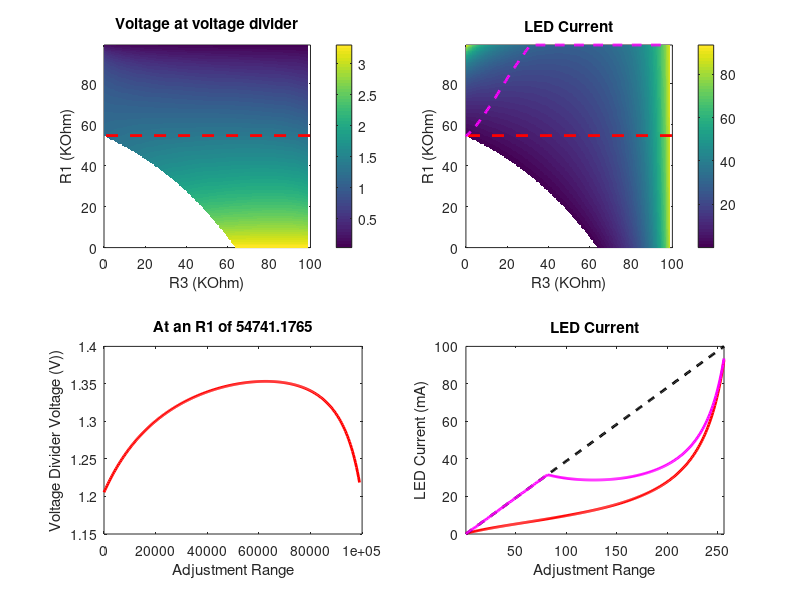

Write MATLAB code to recreate this figure.
V1 = 3.3;
V2 = 1.21;
R5 = 10000;

%%
resVals1 = linspace(0,99000,256);
resVals2 = linspace(0,99000,256);
resValsDirect = linspace(10285,1000000,256);
idx = 142;

refCurrentVals = linspace(0,100,256);%850*1.21*1000./(resValsDirect(end:-1:1));
V = [];
C = [];

for count1 = 1:length(resVals1)
    for count2 = 1:length(resVals2)
        
R1 = resVals1(count1);
R3 = resVals2(count2);

R2 = 100000-R1;
R4 = 100000-R3;

%
x = [R1+R2 -R2 0 R1 ;
 -R1 R2+R3+R4 R4 R3;
 0 -R4 R4+R5 R5;
 R1 R3 R5 R1+R3+R5];
y = [V1; 0; -V2; V1-V2];
%
z = linsolve(x,y);
I(1) = z(1)+z(4);
I(2) = z(1)-z(2);
I(3) = z(2)+z(4);
I(4) = z(2)-z(3);
I(5) = z(3)+z(4);
% ['Voltage at divider: ' num2str(R2*I(2)) ' | Current through LED: ' num2str(I(5)*1000*850*-1)]
V(count1,count2) = R2*I(2);
C(count1,count2) = I(5)*1000*850*-1;
    end
end

idx2 = [];
fitCurr = [];
for count = 1:length(resVals1)
    [~, idx2(count)] = min(abs(C(:,count)-refCurrentVals(count)));
%     [C(count,idx2(count)) refCurrentVals(count)]
fitCurr(count) = C(idx2(count),count);
end


V(C<0 | C>100) = nan;
C (isnan(V)) = nan;
figure(1)
subplot(2,2,1)
pcolor(resVals2/1000,resVals1/1000,V);
ylabel('R1 (KOhm)')
xlabel('R3 (KOhm)')
colorbar
shading flat
hold on
plot([1 100], resVals1(idx)/1000*[1 1],'--r','linewidth',2)
hold off
title('Voltage at voltage divider')
subplot(2,2,2)
pcolor(resVals2/1000,resVals1/1000,C);
ylabel('R1 (KOhm)')
xlabel('R3 (KOhm)')
colorbar
shading flat
hold on
plot([1 100], resVals1(idx)/1000*[1 1],'--r','linewidth',2)
plot(resVals2/1000,resVals1(idx2)/1000,'--m','linewidth',2)
hold off
title('LED Current')
subplot(2,2,[3])

plot(resVals2,V(idx,:),'r','linewidth',2);
ylabel('Voltage Divider Voltage (V))')
xlabel('Adjustment Range')
title(['At an R1 of ' num2str(resVals1(idx))]);
subplot(2,2,[4])
plot(C(idx,:),'r','linewidth',2);
hold on
plot(refCurrentVals,'--k','linewidth',2);
plot(fitCurr,'m','linewidth',2);
hold off
xlim([1 length(resVals2)])
ylabel('LED Current (mA)')
xlabel('Adjustment Range')
title(['LED Current']);